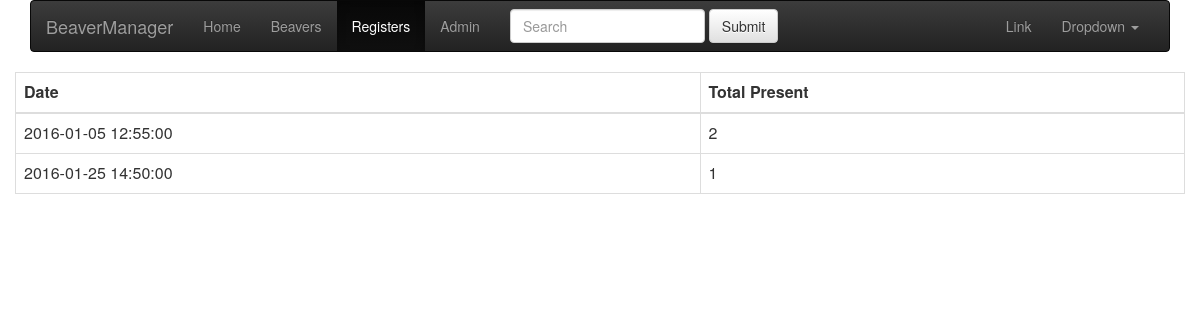
The app's page /registers with its own data.
### app/models.py (models this page shows, shortened)
class Attendance(db.Model):
    __tablename__ = "attendance"
    id = db.Column(db.Integer, primary_key=True)
    date = db.Column(db.DateTime)
    criterion_id = db.Column(db.Integer, db.ForeignKey('criterion.id'))
    criterion = db.relationship('Criterion', backref="attendances")

### app/views.py (the view)
@app.route('/registers')
def register_main():
    attendances = Attendance.query.all()
    total_present = {}
    for attendance in attendances:
        total_present[attendance.id] = 0
        for beaver_attendance in attendance.beaver_attendances:
            if beaver_attendance.present:
                total_present[attendance.id] += 1
    return render_template("register_main.html", attendances=attendances,
                           total_present=total_present)

### app/templates/register_main.html
{% extends "base.html" %}
{% block content %}
<table class="table table-bordered table-hover table-responsive">
  <thead>
    <tr>
      <th>Date</th>
      <th>Total Present</th>
    </tr>
  </thead>
  <tbody>
{% for attendance in attendances %}
  <tr class="clickable-row" data-href="/registers/{{ attendance.id }}">
    <td>{{ attendance.date }}</td>
    <td>{{ total_present[attendance.id]}}</td>
  </tr>
{% endfor %}
</tbody>
</table>
{% endblock %}

### records on screen
Attendance: date "2016-01-05 12:55:00", total_present "2"
Attendance: date "2016-01-25 14:50:00", total_present "1"

### other values on screen
{{ name }} "Home Beavers Admin"
{{ name }} "Registers"
